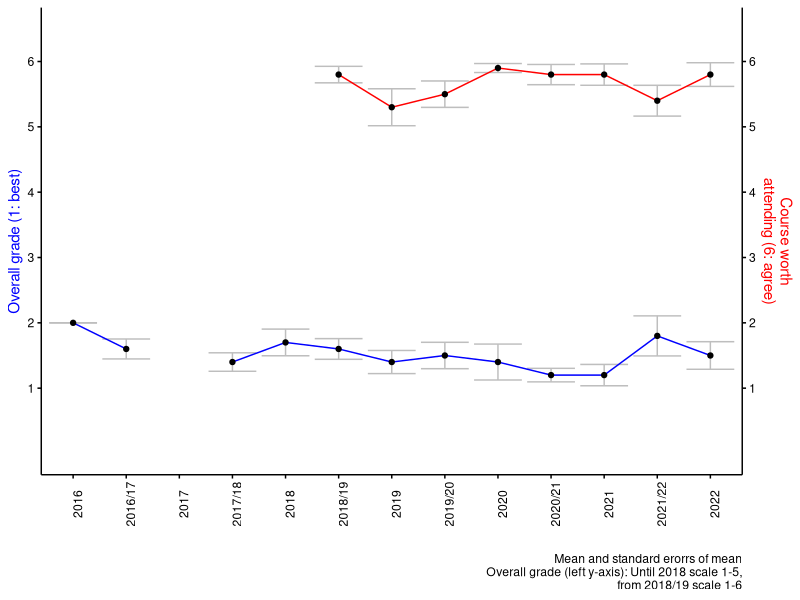
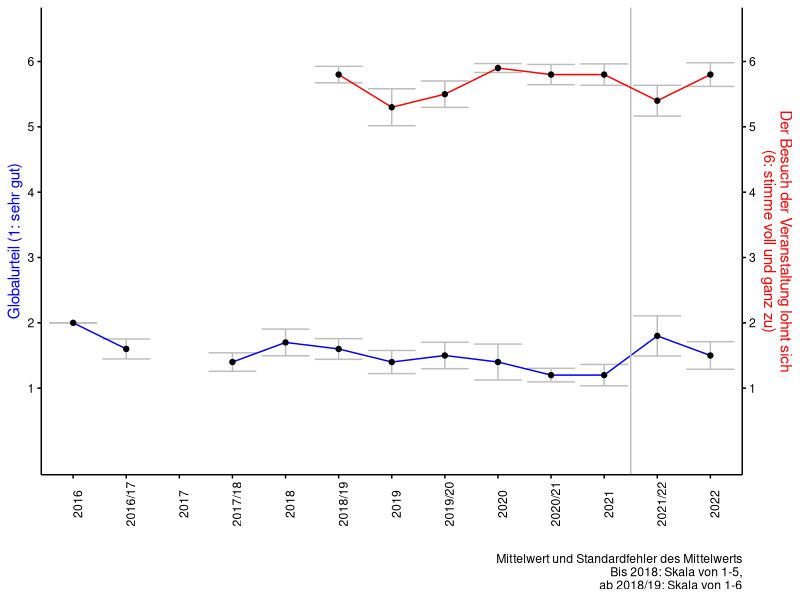

Generate these figures, in order, with R:

### plot time trend of course evaluations

## generate data
evals <- data.frame("semester" = c("2016", "2016/17", "2017", "2017/18",
                                   # frankfurt
                                   "2018", "2018/19",
                                   "2019", "2019/20",
                                   "2020", "2020/21",
                                   "2021", "2021/22",
                                   "2022"),
                    "mean" = c(2, 1.6, NA, 1.4,
                               # frankfurt
                               1.7, 1.6,
                               1.4, 1.5,
                               1.4, 1.2,
                               1.2, 1.8,
                               1.5
                               ),
                    "sd" = c(0, 0.7, NA, 0.6,
                             # frankfurt
                             0.5, 0.5,
                             0.5, 0.7,
                             1.2, 0.4,
                             0.4, 1.3,
                             0.7
                             ),
                    "n" = c(5, 21, NA, 18,
                            # frankfurt
                            6, 10,
                            8, 12,
                            19, 15,
                            6, 18,
                            11
                            ),
                    "University" = c("CGN", "CGN", "CGN", "CGN",
                              "FRA", "FRA", "FRA", "FRA", "FRA",
                              "FRA", "FRA", "FRA", "FRA"),
                    "worth" = c (NA, NA, NA, NA, NA,
                                 5.8, 5.3, 5.5, 5.9,
                                 5.8, 5.8, 5.4, 5.8),
                    "worthSD" = c (NA, NA, NA, NA, NA,
                                 0.4, 0.8, 0.7, 0.3,
                                 0.6, 0.4, 1.0, 0.6)
                    )

evals$grandmean <- mean(evals$mean, na.rm = T)

evals$worthgrandmean <- mean(evals$worth, na.rm = T)

# load package
library(ggplot2); theme_set(theme_bw() +
                              theme(axis.line = element_line(colour = "black"),
                                    panel.grid.major = element_blank(),
                                    panel.grid.minor = element_blank(),
                                    panel.border = element_blank(),
                                    panel.background = element_blank(),
                                    axis.text = element_text(color="black"),
                                    axis.ticks = element_line(colour = "black")))


## English version

ggplot(data = evals, aes(y = semester,
                         x = mean#,
                         # colour = University
                         )) +
  geom_errorbarh(aes(xmin = mean - sd/sqrt(n),
                     xmax = mean + sd/sqrt(n)),
                 colour = "grey") +
  xlab("Overall grade (1: best)") + ylab("") +
  geom_path(aes(group = 1), colour = "blue") +
  # geom_vline(xintercept = evals$grandmean ,
  #           colour = "blue") +
  geom_point() +
  geom_errorbarh(data = evals, aes(xmin = worth - worthSD/sqrt(n),
                     xmax = worth + worthSD/sqrt(n)),
                 colour = "grey") +
  scale_x_continuous(limits = c(0, 6.5), breaks = c(1:6),
                     sec.axis = sec_axis(~. , breaks = c(1:6),
                                         name = "Course worth\nattending (6: agree)")
                     ) +
  geom_path(data = evals, aes(x = worth, group = 1), colour = "red") +  # add the second axis
  geom_point(data = evals, aes(y = semester,
                               x = worth#,
                               # colour = University
                               )) +
  theme(axis.text.x = element_text(angle = 90),
        axis.title.y = element_text(color = "blue"),
        axis.title.y.right = element_text(color = "red")) +
  labs(caption = "Mean and standard erorrs of mean
       Overall grade (left y-axis): Until 2018 scale 1-5,
       from 2018/19 scale 1-6") +
coord_flip()

dev.copy(png, "out/evalovertime.png",
         units="px", width=1600, height=1600, res=300)
dev.off()


## german version
ggplot(data = evals, aes(y = semester,
                         x = mean#,
                         # colour = University
                         )) +
  geom_errorbarh(aes(xmin = mean - sd/sqrt(n),
                     xmax = mean + sd/sqrt(n)),
                 colour = "grey") +
  xlab("Globalurteil (1: sehr gut)") + ylab("") +
  geom_path(aes(group = 1), colour = "blue") +
  geom_point() +
  geom_hline(yintercept = 11.5, color = "grey") +
  geom_errorbarh(data = evals, aes(xmin = worth - worthSD/sqrt(n),
                                   xmax = worth + worthSD/sqrt(n)),
                 colour = "grey") +
  scale_x_continuous(limits = c(0, 6.5), breaks = c(1:6),
                     sec.axis = sec_axis(~. , breaks = c(1:6),
                                         name = "Der Besuch der Veranstaltung lohnt sich
(6: stimme voll und ganz zu)")
  ) +
  geom_path(data = evals, aes(x = worth, group = 1), colour = "red") +  # add the second axis
  geom_point(data = evals, aes(y = semester,
                               x = worth#,
                               # colour = University
  )) +
  theme(axis.text.x = element_text(angle = 90),
        axis.title.y = element_text(color = "blue"),
        axis.title.y.right = element_text(color = "red")) +
  labs(caption = "Mittelwert und Standardfehler des Mittelwerts
       Bis 2018: Skala von 1-5,
       ab 2018/19: Skala von 1-6") +
  coord_flip()

dev.copy(png, "out/evalovertime_de.png",
         units="px", width=1600, height=1600, res=300)
dev.off()
